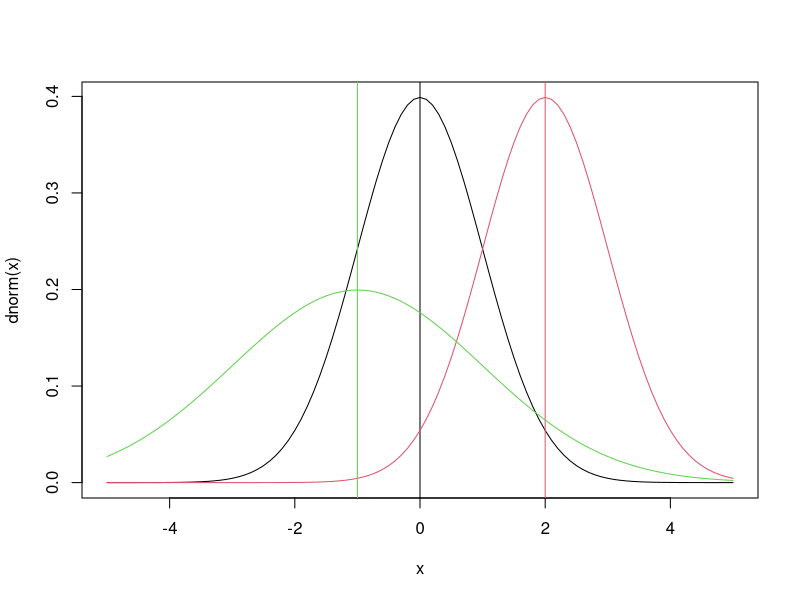
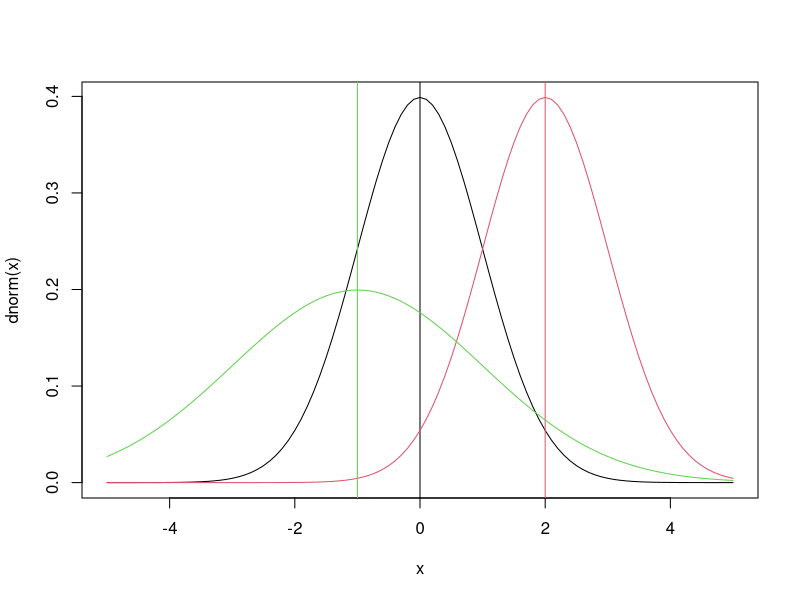
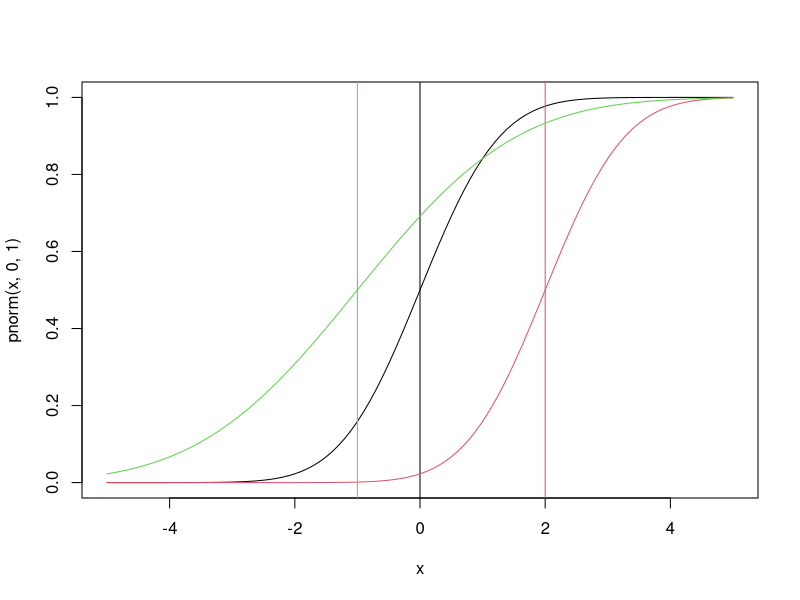
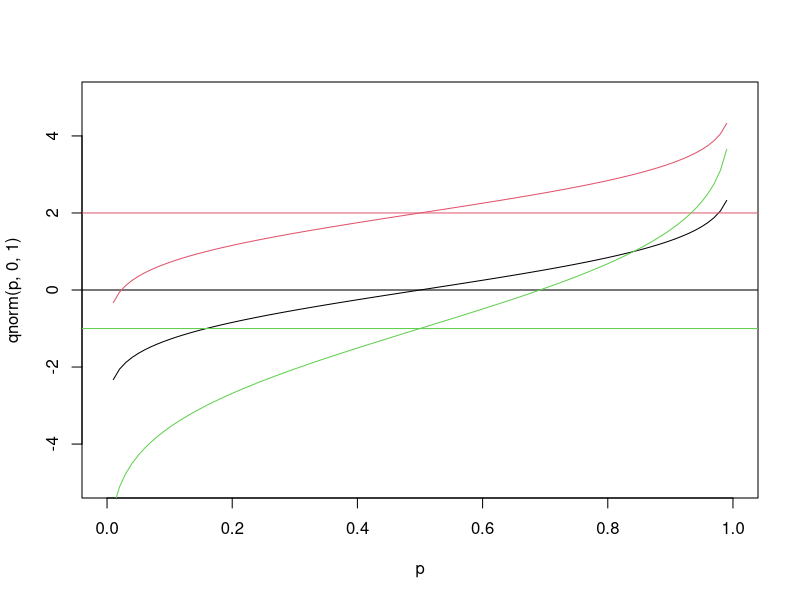
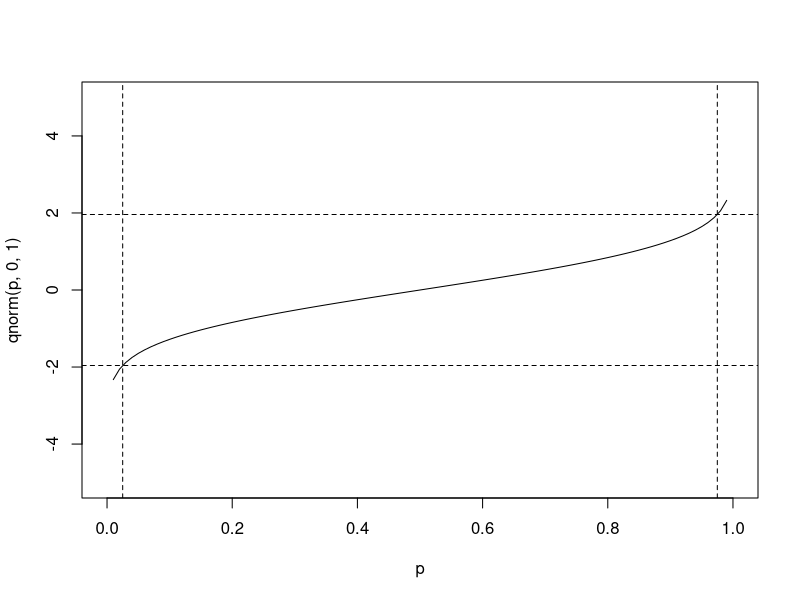
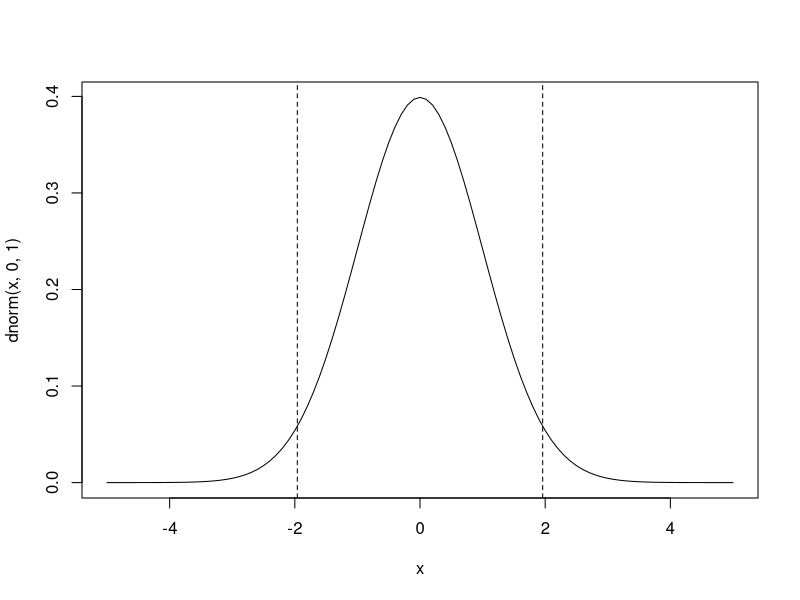
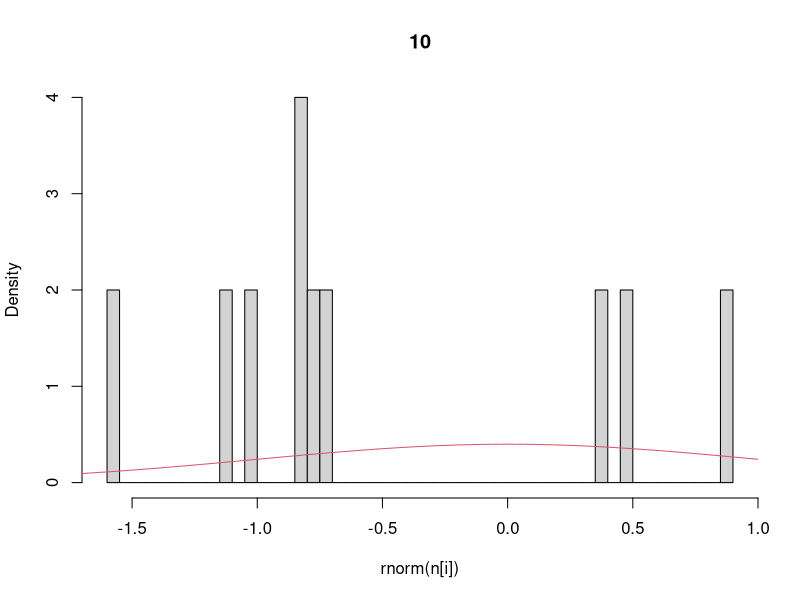
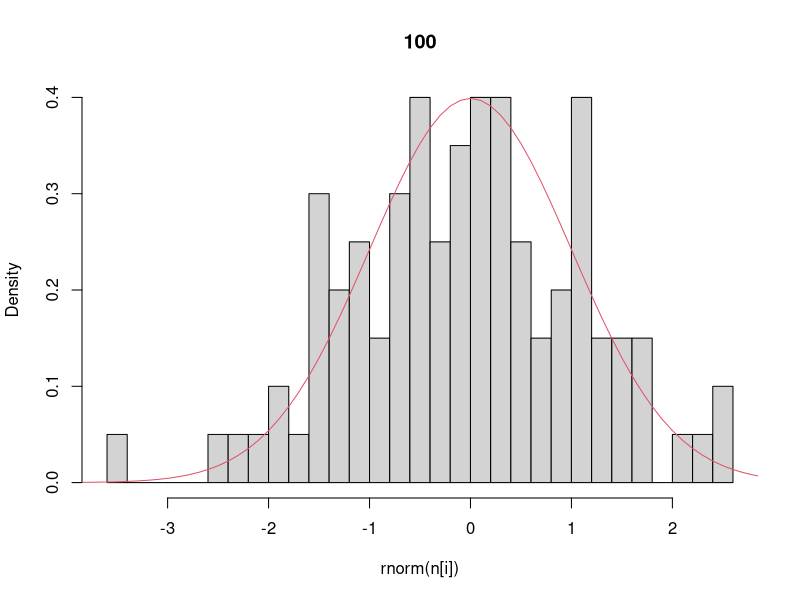

Reproduce these figures in R, in order.
## ---- chunk 1
x = seq(-5,5,by=0.1)
plot(x,dnorm(x),type='l')  		## that’s a lowercase “L” for “line”
abline(v=0)					          ## add a line to indicate the mean (“v” is for “vertical”)
lines(x,dnorm(x,2),col=2)			## try changing the mean (“col” sets the color)
abline(v=2,col=2)
lines(x,dnorm(x,-1,2),col=3)	## try changing the mean and standard dev
abline(v=-1,col=3)
## ---- chunk 2
curve(dnorm,-5,5)
abline(v=0)
curve(dnorm(x,2),-5,5,add=TRUE,col=2)
abline(v=2,col=2)
curve(dnorm(x,-1,2),-5,5,add=TRUE,col=3)	## try changing the mean and standard dev
abline(v=-1,col=3)
## ---- chunk 3
dnorm(0.5,0,1)
dnorm(0.5,2,1)
dnorm(0.5,-1,2)
## ---- chunk 4
plot(x,pnorm(x,0,1),type='l')
abline(v=0)
lines(x,pnorm(x,2,1),col=2)
abline(v=2,col=2)
lines(x,pnorm(x,-1,2),col=3)
abline(v=-1,col=3)
## ---- chunk 5
pnorm(0.5,0,1)
pnorm(0.5,2,1)
pnorm(0.5,-1,2)
## ---- chunk 6
p = seq(0,1,by=0.01)
plot(p,qnorm(p,0,1),type='l',ylim=range(x))    # ylim sets the y-axis range
# range returns the min/max as a 2-element vector
abline(h=0)						# “h” for “horizontal”
lines(p,qnorm(p,2,1),col=2)
abline(h=2,col=2)
lines(p,qnorm(p,-1,2),col=3)
abline(h=-1,col=3)
## ---- chunk 7
qnorm(c(0.025,0.975),0,1)		# what width CI is specified by these values?
plot(p,qnorm(p,0,1),type='l',ylim=range(x))
abline(v=c(0.025,0.975),lty=2)	# add vertical lines at the CI
abline(h=qnorm(c(0.025,0.975)),lty=2)	#add horizontal lines at the threshold vals
plot(x,dnorm(x,0,1),type='l')		# plot the corresponding pdf
abline(v=qnorm(c(0.025,0.975)),lty=2)
## ---- chunk 8
n = c(10,100,1000,10000)	# sequence of sample sizes
for(i in 1:4){			# loop over these sample sizes
  hist(rnorm(n[i]),main=n[i],probability=TRUE,breaks=40)  
				#here breaks defines number of bins in the histogram
  lines(x,dnorm(x),col=2)
}
## ---- chunk 9
y = rnorm(10)  	## Sample size = 10
y
mean(y)
sd(y)			## standard deviation
sd(y)/sqrt(10) 		## standard error
y = rnorm(10000) 	## Sample size = 10000
mean(y)
sd(y)			## standard deviation
sd(y)/sqrt(10000) 	## standard error
## ---- chunk 10
plot(x,dunif(x),type='l')
lines(x,dunif(x,0,4),col=2)
lines(x,dunif(x,-3,-0.5),col=3)

plot(x,punif(x),type='l')
lines(x,punif(x,0,4),col=2)
lines(x,punif(x,-3,-0.5),col=3)

plot(p,qunif(p),type='l',ylim=range(x))
lines(p,qunif(p,0,4),col=2)
lines(p,qunif(p,-3,-0.5),col=3)

hist(runif(500,-3,3),breaks=30,xlim=range(x),probability=TRUE)
lines(x,dunif(x,-3,3),col=2)
## ---- chunk 11
plot(p,dbeta(p,5,5),type='l')
lines(p,dbeta(p,1,1),col=2)
lines(p,dbeta(p,0.2,0.2),col=3)

## vary beta
plot(p,dbeta(p,6,6),type='l',ylim=c(0,5))
lines(p,dbeta(p,6,4),col=2)
lines(p,dbeta(p,6,2),col=3)
lines(p,dbeta(p,6,1.25),col=4)
lines(p,dbeta(p,6,1),col=5)
lines(p,dbeta(p,6,0.25),col=6)
legend("topleft",legend=c(6,4,2,1.25,1,0.5),lty=1,col=1:6)

plot(p,pbeta(p,5,5),type='l')
lines(p,pbeta(p,1,1),col=2)
lines(p,pbeta(p,0.2,0.2),col=3)

hist(rbeta(500,3,3),breaks=30,xlim=range(p),probability=TRUE)
lines(p,dbeta(p,3,3),col=2)
lines(p,dbeta(p,3,3),col=2)
## ---- chunk 12
a=c(5,1,0.2)
b=c(5,1,0.2)
Var = a*b/(a+b)^2/(a+b+1)
## ---- chunk 13
a=rep(6,6)
b=c(6,4,2,1.25,1,0.25)
Mean = a/(a+b)
Median = matrix(NA,1,6)
for (i in 1:6) {
  Median[i] = qbeta(0.5,a[i],b[i])
}
## ---- chunk 14
## changing the mean
x <- 10^seq(-2,2,by=0.01)
plot(x,dlnorm(x,0),type='l',xlim=c(0,15),main="Changing the Mean")
lines(x,dlnorm(x,1),col=2)
lines(x,dlnorm(x,2),col=3)
legend("topright",legend=0:2,lty=1,col=1:3)

## on a log scale
plot(x,dlnorm(x,0),type='l',log='x',main="Log Scale")
lines(x,dlnorm(x,1),col=2)
lines(x,dlnorm(x,2),col=3)
abline(v=exp(0),col=1)
abline(v=exp(1),col=2)
abline(v=exp(2),col=3)
legend("topright",legend=0:2,lty=1,col=1:3)

## changing the variance
plot(x,dlnorm(x,2,.125),type='l',xlim=c(0,20),ylim=c(0,0.6),main="Changing the Variance")
lines(x,dlnorm(x,2,0.25),col=2)
lines(x,dlnorm(x,2,0.5),col=3)
lines(x,dlnorm(x,2,1),col=4)
lines(x,dlnorm(x,2,2),col=5)
lines(x,dlnorm(x,2,4),col=6)
abline(v=exp(2),col=1)
legend("topright",legend=c(0.125,0.25,0.5,1,2,4),lty=1,col=1:6)

## random sample
hist(rlnorm(250,2,1),breaks=30,probability=TRUE)
lines(x,dlnorm(x,2,1),col=4)
## ---- chunk 15
## changing the mean
x <- seq(0,10,by=0.01)
plot(x,dexp(x,0.125),type='l',ylim=c(0,1))
lines(x,dexp(x,0.25),col=2)
lines(x,dexp(x,0.5),col=3)
lines(x,dexp(x,1),col=4)
lines(x,dexp(x,2),col=5)
lines(x,dexp(x,4),col=6)
legend("topright",legend=c(0.125,0.25,0.5,1,2,4),lty=1,col=1:6)

## random sample
hist(rexp(250,2),breaks=30,probability=TRUE)
lines(x,dexp(x,2),col=4)

## laplace vs Gaussian
plot(x,dexp(abs(x-5),1)/2,type='l')
lines(x,dnorm(x,5),col=2)

plot(x,dexp(abs(x-5),1)/2,type='l',log='y')   ## same plot as last but on a log scale
lines(x,dnorm(x,5),col=2)
## ---- chunk 16
x <- seq(0,10,by=0.01)

## change rate
plot(x,dgamma(x,3,3),type='l' ,ylim=c(0,1.6))
lines(x,dgamma(x,3,1),col=2)
lines(x,dgamma(x,3,6),col=3)
lines(x,dgamma(x,3,1/3),col=4)
legend("topright",legend=c(3,1,6,0.33),lty=1,col=1:4)

## change shape
plot(x,dgamma(x,3,3),type='l')
lines(x,dgamma(x,1,3),col=2)
lines(x,dgamma(x,6,3),col=3)
lines(x,dgamma(x,18,3),col=4)
legend("topright",legend=c(3,1,6,18),lty=1,col=1:4)

## change variance
a <- c(20,15,10,5,2.5,1.25)
r <- c(4,3,2,1,0.5,0.25)
plot(x,dgamma(x,20,4),type='l')
for(i in 1:6){
  lines(x,dgamma(x,a[i],r[i]),col=i)}
var = a/r^2
mean =  a/r
legend("topright",legend=format(var,digits=3),lty=1,col=1:6)
var
mean

## change mean
var = 4
mean = c(1,2,3,4,5)
rate = mean/var
shape = mean^2/var
plot(x,dgamma(x,shape[2],rate[2]),type='l',col=2)
for(i in 1:5){
  lines(x,dgamma(x,shape[i],rate[i]),col=i)
}
legend("topright",legend=1:5,lty=1,col=1:5)
rate
shape
## ---- chunk 17
x <- 0:11

## vary size of sample (number of draws)
size = c(1,5,10)
plot(x,dbinom(x,size[1],0.5),type='s')
for(i in 2:3){
  lines(x,dbinom(x,size[i],0.5),type='s',col=i)
}
legend("topright",legend=size,lty=1,col=1:3)

## vary probability
n = 10
p = c(0.1,0.25,0.5)
plot(x,dbinom(x,n,p[1]),type='s')
for(i in 2:3){
  lines(x,dbinom(x,n,p[i]),col=i,type='s')
}
abline(v = n*p,col=1:3,lty=2)
legend("topright",legend=p,lty=1,col=1:3)

## CDF
plot(x,pbinom(x,n,p[1]),type='s',ylim=c(0,1))
for(i in 2:3){
  lines(x,pbinom(x,n,p[i]),col=i,type='s')
}
legend("bottomright",legend=p,lty=1,col=1:3)

## Random samples
hist(rbinom(100,10,0.5)+0.0001,   ## small amount added because
     probability=TRUE,		 ## of way R calculates breaks 
     breaks=0:11,main="Random Binomial") 
lines(x,dbinom(x,10,0.5),type='s',col=2)	#Analytical solution
legend("topright",legend=c("sample","pmf"),lty=1,col=1:2)
## ---- chunk 18
x <- 0:20
plot(x,dbinom(x,80,0.1),type='s')
lines(x,dbinom(x,10,0.8),type='s',col=2)
legend("topright",legend=c("high n","low n"),lty=1,col=1:2)

# The distribution with high n and low p will be more spread out than that with low n and high p.
## ---- chunk 19
x <- 0:12
plot(x,dpois(x,1),type='s')
lines(x,dpois(x,2),type='s',col=2)
lines(x,dpois(x,5),type='s',col=3)
legend("topright",legend=c(1,2,5),lty=1,col=1:3)

x <- 20:80
plot(x,dpois(x,50),type='s',ylim=c(0,0.08))  	#Poisson with mean 50 (variance = 50)
lines(x+0.5,dnorm(x,50,sqrt(50)),col=2)		#Normal with mean and variance of 50
lines(x,dbinom(x,100,0.5),col=3,type='s')		#Binomial with mean 50 (variance = 25)
legend("topright",legend=c("pois","norm","binom"),col=1:3,lty=1)

plot(x,dbinom(x,100,0.5),type='s',col=3)		#Binomial with mean 50 (variance = 25)
lines(x+0.5,dnorm(x,50,sqrt(25)),col=2)		#Normal with mean 50 and variance of 25
lines(x,dpois(x,50),col=1,type='s')			#Poisson with mean 50 (variance = 50)
legend("topright",legend=c("pois","norm","binom"),col=1:3,lty=1)
## ---- chunk 20
x <- 0:12
plot(x,dpois(x,1),type='s')
lines(x+0.5,dnorm(x,1,sqrt(1)),col=1,lty=2)
lines(x,dpois(x,2),type='s',col=2)
lines(x+0.5,dnorm(x,2,sqrt(2)),col=2,lty=2)
lines(x,dpois(x,5),type='s',col=3)
lines(x+0.5,dnorm(x,5,sqrt(5)),col=3,lty=2)
legend("topright",legend=c(1,2,5),lty=1,col=1:3)
# The normal distribution can not approximate well to the Poisson distribution for small numbers.

x <- 0:11
size = c(1,5,10)
plot(x,dbinom(x,1,0.5),type='s')
lines(x+0.5,dnorm(x,0.5,sqrt(0.25)),col=1,lty=2)
lines(x,dbinom(x,5,0.5),type='s',col=2)
lines(x+0.5,dnorm(x,2.5,sqrt(1.25)),col=2,lty=2)
lines(x,dbinom(x,10,0.5),type='s',col=3)
lines(x+0.5,dnorm(x,5,sqrt(2.5)),col=3,lty=2)
legend("topright",legend=size,lty=1,col=1:3)
# The normal distribution can approximate well to the Bionomial distribution for small numbers.

## ---- chunk 21
x <- 0:15
plot(x,dbinom(x,100,0.05),type='s',col=2)       #Binomial with mean 5 (variance = 4.75)
lines(x,dpois(x,5),col=1,type='s')         #Poisson with mean 5 (variance = 5)
legend("topright",legend=c("pois","binom"),col=1:2,lty=1)
## It is possible only when p is very small.

## ---- chunk 22
x <- 0:20
## negative binomial

## vary size
plot(x,dnbinom(x,1,0.5),type="s",main="vary size")
lines(x,dnbinom(x,2,0.5),type="s",col=2)
lines(x,dnbinom(x,3,0.5),type="s",col=3)
lines(x,dnbinom(x,5,0.5),type="s",col=4)
lines(x,dnbinom(x,10,0.5),type="s",col=5)
legend("topright",legend=c(1,2,3,5,10),col=1:5,lty=1)

## vary probability
plot(x,dnbinom(x,3,0.5),type="s",main="vary probability")
lines(x,dnbinom(x,3,0.3),type="s",col=2)
lines(x,dnbinom(x,3,0.2),type="s",col=3)
lines(x,dnbinom(x,3,0.1),type="s",col=4)
legend("topright",legend=c(0.5,0.3,0.2,0.1),col=1:5,lty=1)

## vary variance , alternate parameterization
mean = 8
var = c(10,20,30)
size = mean^2/(var-mean)
plot(x,dnbinom(x,mu=mean,size=size[1]),type="s",ylim=c(0,0.14),main="vary variance")
lines(x,dnbinom(x,mu=mean,size=size[2]),type="s",col=2)
lines(x,dnbinom(x,mu=mean,size=size[3]),type="s",col=3)
legend('topright',legend=format(c(var,mean),digits=2),col=1:4,lty=1)
lines(x,dpois(x,mean),col=4,type="s")
## NB as generalization of pois with inflated variance

## geometric
plot(x,dgeom(x,0.5),type="s",main="Geometric")
lines(x,dgeom(x,0.15),type="s",col=2)
lines(x,dgeom(x,0.05),type="s",col=3)
lines(x,dnbinom(x,1,0.15),type="s",col=4,lty=2)
## geometric as special case of NB where size = 1
## ---- chunk 23
n = c(1,2,3,5,10)
p = rep(0.5,5)
Mean = n*(1-p)/p
